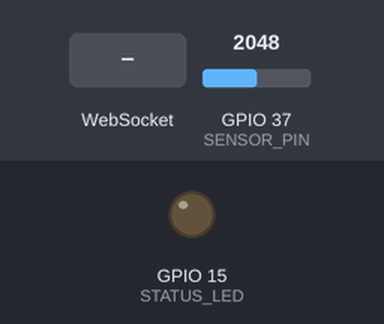
Simulated run of this sketch. Board: ESP32. Shown: output pins drawn as LEDs (lit = HIGH). Dashed ring = blinking. The inputs (shaded band) are chosen by the test bench; at power-on: GPIO 37 (SENSOR_PIN) = 2048 (analog values on the 0–4095 scale). WiFi joins after 1.5 s; servers stay silent unless stated; what the sketch prints to the serial monitor is not drawn.

Above: at 0.3 s.
At 0.9 s:
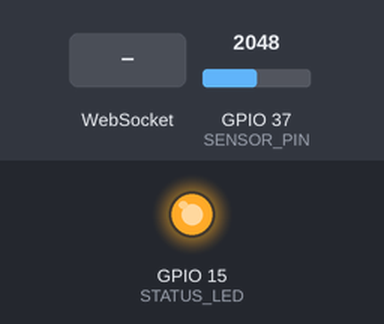
At 2.19 s:
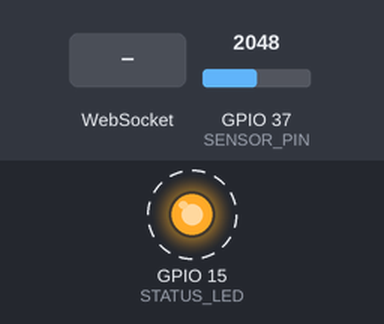
3.1 s: WebSocket text "1" received
Timing chart, 0 to 12.6 s (numbered marks = the images above; inputs shaded):
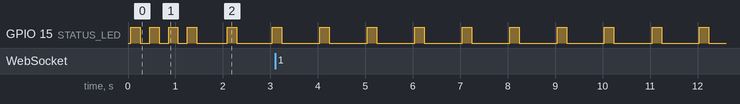

The sketch:

soilTune.ino
```cpp
/*
  CreaSense.ino
  ESP32 sensor data sender for CreaTune application
  Modified for DFRobot Moisture Sensor on ESP32 Firebeetle 2 C6
*/

#include <WiFi.h>
#include <WebSocketsClient.h>
#include <ArduinoJson.h>
#include "config.h"

WebSocketsClient webSocket;
unsigned long lastSendTime = 0;
unsigned long lastConnectionAttempt = 0;
const unsigned long connectionRetryInterval = 3000; // 3 seconds between connection attempts

// Heartbeat variables - NEW CODE
unsigned long lastHeartbeatTime = 0;
int heartbeatInterval = 2000; // Default, will be updated from server if needed
bool heartbeatEnabled = true;

// For smoothing sensor readings
const int NUM_READINGS = 5;
int moistureReadings[NUM_READINGS];
int readIndex = 0;
int totalMoisture = 0;
int averageMoisture = 0;

void setup() {
  // Initialize serial for debugging
  Serial.begin(9600);
  Serial.println("\nCreaSense Moisture Sensor - Starting up... (ﾉ◕ヮ◕)ﾉ*:･ﾟ✧");

  // Set up LED pin
  pinMode(STATUS_LED, OUTPUT);
  digitalWrite(STATUS_LED, LOW);

  // Configure ADC
  analogReadResolution(12); // Set ADC resolution to 12 bits

  // Initialize moisture reading array
  for (int i = 0; i < NUM_READINGS; i++) {
    moistureReadings[i] = 0;
  }

  // Connect to WiFi with blinky lights (｀・ω・´)
  connectToWiFi();

  // Setup WebSocket connection
  Serial.print("WebSocket Server: ");
  Serial.print(WEBSOCKET_HOST);
  Serial.print(":");
  Serial.println(WEBSOCKET_PORT);

  webSocket.begin(WEBSOCKET_HOST, WEBSOCKET_PORT, WEBSOCKET_PATH);
  webSocket.onEvent(webSocketEvent);
  webSocket.setReconnectInterval(2000);

  // Enable WebSocket ping/pong for faster disconnection detection - NEW CODE
  webSocket.enableHeartbeat(2000, 1500, 2); // ping interval, timeout, retries

  // Print sensor info
  Serial.print("Sensor Name: ");
  Serial.println(SENSOR_NAME);
  Serial.print("Sensor Pin: ");
  Serial.println(SENSOR_PIN);
  Serial.print("Reading Interval: ");
  Serial.print(READING_INTERVAL);
  Serial.println("ms");
  Serial.println("DFRobot Moisture Sensor connected to pin A1 ฅ(^•ﻌ•^)ฅ");
}

void loop() {
  // Auto-reconnect if WiFi drops (╯°□°）╯︵ ┻━┻
  if (WiFi.status() != WL_CONNECTED) {
    unsigned long currentMillis = millis();
    if (currentMillis - lastConnectionAttempt > connectionRetryInterval) {
      Serial.println("WiFi disconnected! Reconnecting... (´；ω；`)");
      connectToWiFi();
      lastConnectionAttempt = currentMillis;
    }
    digitalWrite(STATUS_LED, LOW); // LED off when disconnected
  } else {
    // Only process WebSocket if WiFi is connected
    webSocket.loop();

    unsigned long currentTime = millis();

    // Send sensor data at the specified interval
    if (currentTime - lastSendTime >= READING_INTERVAL) {
      sendSensorData();
      lastSendTime = currentTime;

      // Blink LED on data send
      digitalWrite(STATUS_LED, HIGH);
      delay(200);
      digitalWrite(STATUS_LED, LOW);
    }

    // NEW CODE: Send explicit heartbeat messages if needed
    if (heartbeatEnabled && currentTime - lastHeartbeatTime >= heartbeatInterval) {
      sendHeartbeat();
    }
  }
}

// NEW FUNCTION: Send heartbeat message to server
void sendHeartbeat() {
  if (!webSocket.isConnected() || !heartbeatEnabled) {
    return;
  }

  StaticJsonDocument<128> doc;
  doc["type"] = "heartbeat";
  doc["sensorName"] = SENSOR_NAME;
  doc["uptime"] = millis();

  String jsonString;
  serializeJson(doc, jsonString);
  webSocket.sendTXT(jsonString);

  lastHeartbeatTime = millis();
  // Uncomment for debugging heartbeats
  // Serial.println("💓 Heartbeat sent");
}

// Read the moisture sensor and smooth the values
float readSoilMoisture() {
  // Subtract the last reading
  totalMoisture = totalMoisture - moistureReadings[readIndex];

  // Read the sensor
  int rawValue = analogRead(SENSOR_PIN);
  moistureReadings[readIndex] = rawValue;

  // Add the reading to the total
  totalMoisture = totalMoisture + moistureReadings[readIndex];

  // Advance to the next position in the array
  readIndex = (readIndex + 1) % NUM_READINGS;

  // Calculate the average
  averageMoisture = totalMoisture / NUM_READINGS;

  // Sensor error detection
  if (rawValue < 0 || rawValue > 4095) { // Using 12-bit ADC max
    Serial.println("Soil sensor not found or error! (╥﹏╥) Check wiring to A1");
    return -1.0; // Error code
  }

  // Your custom ranges (◠‿◠)
  Serial.print("Soil Raw: ");
  Serial.print(rawValue);
  Serial.print(" | Smoothed Avg: "); // ADDED FOR CALIBRATION
  Serial.print(averageMoisture);     // ADDED FOR CALIBRATION
  Serial.print(" | Status: ");

  // Use averageMoisture for determining status for consistency with what's returned
  if (averageMoisture <= MOISTURE_DRY_MAX) {
    Serial.println("Dry soil ＞﹏＜");
  }
  else if (averageMoisture <= MOISTURE_HUMID_MAX) {
    Serial.println("Humid soil (￣ω￣)");
  }
  // Anything above MOISTURE_HUMID_MAX is considered wet, including values that might exceed MOISTURE_WET_MAX
  else {
    Serial.println("In water / Very Wet 〜(꒪꒳꒪)〜"); // Changed message to reflect it covers all "wet" states
  }

  return (float)averageMoisture;
}

// Map moisture reading to app-compatible range (0.0-1.0)
float moistureToAppValue(float moistureValue) {
  float appValue;

  // Clamp moistureValue to be within the overall calibrated range to prevent issues with map()
  // if MOISTURE_DRY is not 0 or MOISTURE_WET_MAX is not the absolute max.
  // This is particularly important if your MOISTURE_DRY is higher than 0.
  float clampedValue = constrain(moistureValue, MOISTURE_DRY, MOISTURE_WET_MAX);

  // Determine soil condition and map to appropriate range
  if (clampedValue <= MOISTURE_DRY_MAX) {
    // Dry soil maps to 0.0-0.4
    appValue = map(clampedValue, MOISTURE_DRY, MOISTURE_DRY_MAX, 0, 40) / 100.0;
  }
  else if (clampedValue <= MOISTURE_HUMID_MAX) {
    // Humid soil maps to 0.41-0.8
    appValue = map(clampedValue, MOISTURE_HUMID_MIN, MOISTURE_HUMID_MAX, 41, 80) / 100.0;
  }
  else { // Covers MOISTURE_WET_MIN to MOISTURE_WET_MAX
    // In water maps to 0.81-1.0
    appValue = map(clampedValue, MOISTURE_WET_MIN, MOISTURE_WET_MAX, 81, 100) / 100.0;
  }

  // Ensure appValue is strictly between 0.0 and 1.0
  return constrain(appValue, 0.0, 1.0);
}

void sendSensorData() {
  // Read moisture sensor
  float moistureValue = readSoilMoisture(); // This is the smoothed average

  // Check if valid reading (error code from readSoilMoisture is -1.0)
  if (moistureValue < 0.0) {
    Serial.println("Invalid sensor reading (error code), not sending data... (눈_눈)");
    return;
  }

  // Map to app-compatible value
  float appValue = moistureToAppValue(moistureValue);

  // Create JSON document
  StaticJsonDocument<200> doc;
  doc["sensor"] = SENSOR_NAME;
  doc["raw_value"] = (int)moistureValue; // Send the smoothed average as raw_value
  doc["moisture_app_value"] = appValue;
  doc["voltage"] = appValue; // Send as voltage to be compatible with app
  doc["timestamp"] = millis();
  doc["type"] = "sensor_data";

  // Add soil condition description
  if (moistureValue <= MOISTURE_DRY_MAX) {
    doc["soil_condition"] = "dry";
  } else if (moistureValue <= MOISTURE_HUMID_MAX) {
    doc["soil_condition"] = "humid";
  } else { // Anything above MOISTURE_HUMID_MAX is "wet"
    doc["soil_condition"] = "wet";
  }

  // Serialize JSON to string
  String jsonString;
  serializeJson(doc, jsonString);

  // Log the data
  Serial.print("Sending data: ");
  Serial.println(jsonString);
  Serial.println("ヾ(^▽^*)))");

  // Send through WebSocket
  webSocket.sendTXT(jsonString);
}

void webSocketEvent(WStype_t type, uint8_t *payload, size_t length) {
  // Define reusable variables outside switch
  String jsonString;

  switch (type) {
    case WStype_DISCONNECTED:
      Serial.println("WebSocket Disconnected (；一_一)");
      break;

    case WStype_CONNECTED:
      Serial.println("WebSocket Connected! (ﾉ◕ヮ◕)ﾉ*:･ﾟ✧");

      // NEW CODE: Send handshake to identify this device
      {
        StaticJsonDocument<200> handshake;
        handshake["type"] = "esp_handshake";
        handshake["sensorName"] = SENSOR_NAME;

        jsonString = "";
        serializeJson(handshake, jsonString);
        webSocket.sendTXT(jsonString);
        Serial.println("Handshake sent to server! (•̀ᴗ•́)و");
      }
      break;

    case WStype_TEXT:
      Serial.printf("Received text: %s\n", payload);

      // NEW CODE: Parse incoming JSON for heartbeat config and handshake ack
      {
        StaticJsonDocument<512> doc;
        DeserializationError error = deserializeJson(doc, payload);

        if (!error) {
          // If this is a handshake acknowledgment with heartbeat settings
          if (doc.containsKey("type") && strcmp(doc["type"], "handshake_ack") == 0) {
            Serial.println("✅ Handshake acknowledged!");

            // Update heartbeat settings if provided
            if (doc.containsKey("heartbeat_interval")) {
              heartbeatInterval = doc["heartbeat_interval"];
              Serial.printf("📢 Setting heartbeat interval to %d ms\n", heartbeatInterval);
            }

            if (doc.containsKey("heartbeat_enabled")) {
              heartbeatEnabled = doc["heartbeat_enabled"];
              Serial.printf("📢 Heartbeat %s\n", heartbeatEnabled ? "enabled" : "disabled");
            }

            // Send initial data after handshake is acknowledged
            sendSensorData();

            // And an immediate heartbeat
            sendHeartbeat();
          }
        } else {
          Serial.print("❌ JSON parsing failed: ");
          Serial.println(error.c_str());
        }
      }
      Serial.println("(^-^)v");
      break;

    case WStype_PING:
      // WebSocketsClient handles pong response automatically
      Serial.println("Ping received");
      break;

    case WStype_PONG:
      // Server sent a pong response
      Serial.println("Pong received");
      break;

    case WStype_ERROR:
      Serial.println("WebSocket Error! (╥﹏╥)");
      break;
  }
}

// WiFi connection with cute retries ฅ^•ﻌ•^ฅ
void connectToWiFi() {
  Serial.println("Connecting to WiFi... (｀・ω・´)");
  WiFi.begin(WIFI_SSID, WIFI_PASSWORD);

  int retries = 0;
  while (WiFi.status() != WL_CONNECTED && retries < 10) {
    digitalWrite(STATUS_LED, HIGH); delay(200);
    digitalWrite(STATUS_LED, LOW); delay(200);
    Serial.print(".");
    retries++;
  }

  if (WiFi.status() == WL_CONNECTED) {
    Serial.println("\nWiFi connected! (ﾉ◕ヮ◕)ﾉ*:･ﾟ✧");
    Serial.print("IP: ");
    Serial.println(WiFi.localIP());
  } else {
    Serial.println("\nWiFi failed... (；一_一)");
  }
}
```

config.h
```cpp
// config.h
// Configuration for CreaSense ESP32

// WiFi configuration
#define WIFI_SSID "CreaTone"
#define WIFI_PASSWORD "03511572"

// WebSocket configuration
//#define WEBSOCKET_HOST "192.168.113.105"
#define WEBSOCKET_HOST "192.168.0.100"
#define WEBSOCKET_PORT 8080
#define WEBSOCKET_PATH "/"

// Sensor configuration
#define SENSOR_NAME "MoistureSensor"
#define SENSOR_PIN A1                   // Connect moisture sensor to A1 pin
#define READING_INTERVAL 1000           // Send data every 1000ms (1 seconds)

// LED pin
#define STATUS_LED 15                   // Built-in LED pin

// ADC configuration
#define ADC_RESOLUTION 4095.0           // 12-bit ADC (2^12 - 1)
#define VOLTAGE_REFERENCE 3.3           // ESP32 reference voltage (3.3V)

// Moisture ranges - BASED ON EXAMPLE: Dry (0-300), Humid (300-700), Wet (700-950)
// ADJUST BASED ON YOUR ACTUAL SENSOR CALIBRATION!
#define MOISTURE_DRY 0            // Lowest expected "dry" reading
#define MOISTURE_DRY_MAX 300      // Upper limit for "dry"
#define MOISTURE_HUMID_MIN 301    // Start of "humid"
#define MOISTURE_HUMID_MAX 700    // Upper limit for "humid"
#define MOISTURE_WET_MIN 701      // Start of "wet"
#define MOISTURE_WET_MAX 950      // Upper limit for "wet" / "in water"
```

Measured:
- by itself, GPIO 15 (STATUS_LED): alternates HIGH for 0.20 s and LOW for 0.80 s
